Frame 1 (no input): blank canvas, image omitted
Frame 60 (the mouse pressed at the canvas centre just before this capture): blank canvas, image omitted
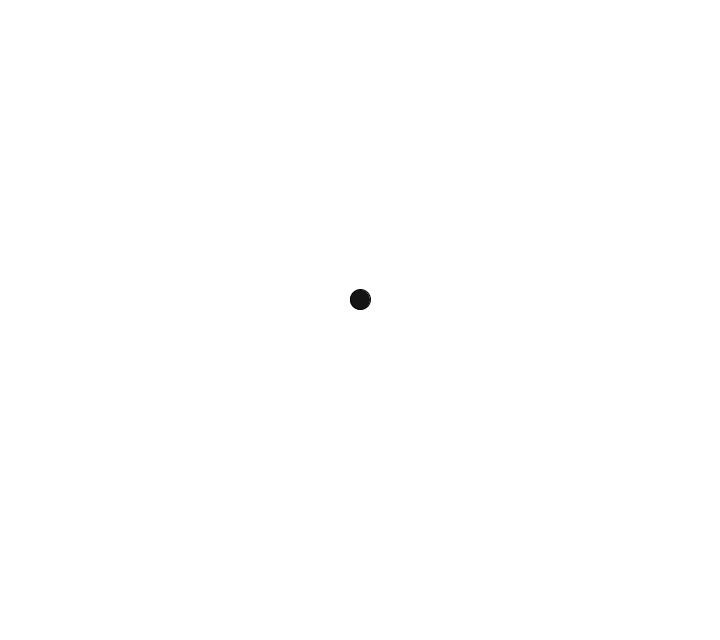
Frame 120 (the mouse held since frame 60 and released just before this capture)

The Processing sketch whose frames 1 and 60 were blank and that drew this single picture after the mouse press (run headless with seeded random() and noise(); from frame 60 on, the mouse is pressed at the canvas centre):

// Processing sketch: processing_164347
// ── processing_164347.pde

import java.util.Iterator;

float grav;
FixedPoint origin;
ArrayList<Orbiter> orbiters;

void setup(){
	size(720,640);
	grav = 20;
	origin = new FixedPoint(new PVector(width/2,height/2));
	orbiters = new ArrayList<Orbiter>();
}

void draw(){
	background(255);
	Iterator <Orbiter> it = orbiters.iterator();
	while (it.hasNext()){
		Orbiter wut = it.next();
		wut.run();
	}
}

void mousePressed() {
	orbiters.add(new Orbiter(new PVector(mouseX,mouseY)));
}
class FixedPoint{
	PVector location;

	FixedPoint(PVector l){
		location = l.get();
	}
}
class Orbiter{
	float diam;
	PVector velocity;
	PVector location;
	PVector accel;

	Orbiter(PVector l){
		location 	= l.get();
		velocity = new PVector(0,4);
		diam		= 20;
	}

	void run(){
		update();
		display();
	}

	void update(){
		accel = new PVector(0,0);
		//asdf - replace this with with accel.mag
		float distance = PVector.dist(location,origin.location);
		PVector accel = PVector.sub(origin.location,location);
		accel.normalize();
		float accelMag = grav/(10+distance);
		accel.mult((float) accelMag);
		velocity.add(accel);
		//velocity.limit(10);
		location.add(velocity);
	}

	void display(){
		fill(20);
		ellipse(location.x,location.y,diam,diam);
	}
}
